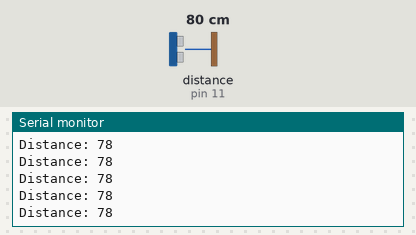
The sketch below on a simulated Arduino Uno, built with avr-gcc and run on an emulated ATmega328P. Parts: the last lines printed to the serial monitor. Wiring (inferred from the names in the program): ultrasonic range finder: trigger pin 12; echo pin 11. The inputs (shaded band) are chosen by the test bench; at power-on: distance to the obstacle (sensor on pin 11) 80 cm. The echo pulse lasts 58.3 µs per cm.

Above: at 1.2 s.
1.3 s: distance to the obstacle (sensor on pin 11) set to 2 cm
At 1.9 s:
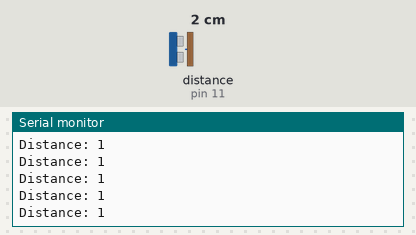
4.3 s: distance to the obstacle (sensor on pin 11) set to 120 cm
At 4.9 s:
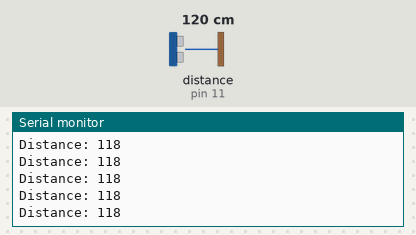
7.3 s: distance to the obstacle (sensor on pin 11) set to 4 cm
At 8.4 s:
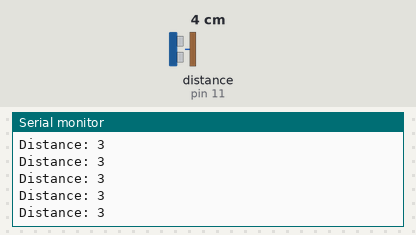
10.3 s: distance to the obstacle (sensor on pin 11) set to 18 cm
At 10.8 s:
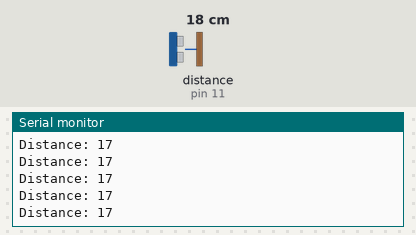
13.3 s: distance to the obstacle (sensor on pin 11) set to 9 cm
At 14.1 s:
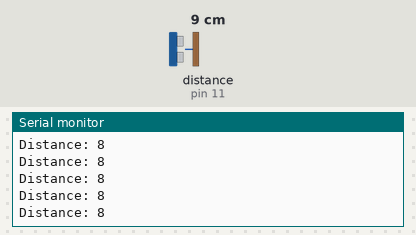
16.3 s: distance to the obstacle (sensor on pin 11) set to 35 cm
At 16.8 s:
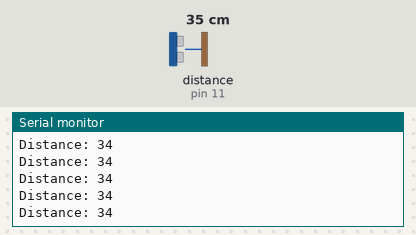
Timing chart, 0 to 19.3 s (numbered marks = the images above; inputs shaded):
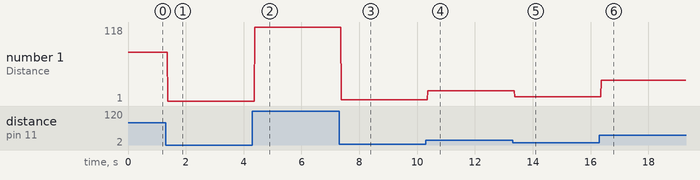

Measured:
- after the input at 1.3 s, the serial monitor: prints a new line after 0.07 s (image 1)
- after the input at 4.3 s, the serial monitor: prints a new line after 0.08 s (image 2)
- after the input at 7.3 s, the serial monitor: prints a new line after 0.07 s (image 3)
- after the input at 10.3 s, the serial monitor: prints a new line after 0.07 s (image 4)
- after the input at 13.3 s, the serial monitor: prints a new line after 0.07 s (image 5)
- after the input at 16.3 s, the serial monitor: prints a new line after 0.07 s (image 6)
- plotted number 1: 78 → 1 after the input at 1.3 s, 1 → 118 after the input at 4.3 s, 118 → 3 after the input at 7.3 s, 3 → 17 after the input at 10.3 s, 17 → 8 after the input at 13.3 s

The sketch:

022419_sconce_ultrasonic_test.ino.ino
```cpp
/* Ultrasonic Code not my own!
    Code from tutorial:
    https://www.youtube.com/watch?v=ZejQOX69K5M
*/

const int trigPin = 12;
const int echoPin = 11;

long duration;
int distance;

void setup() {
  Serial.begin(9600);
  pinMode(trigPin, OUTPUT);
  pinMode(echoPin, INPUT);
}

void loop() {
  digitalWrite(trigPin, LOW);
  delayMicroseconds(200);

  digitalWrite(trigPin, HIGH);
  delayMicroseconds(100);
  digitalWrite(trigPin, LOW);

  // high means pulsing function will wait for the pin to go high caused by the bounce soundwave
  duration = pulseIn (echoPin, HIGH);
  distance = duration * 0.034 / 2;

  Serial.print("Distance: ");
  Serial.println(distance);
}
```
